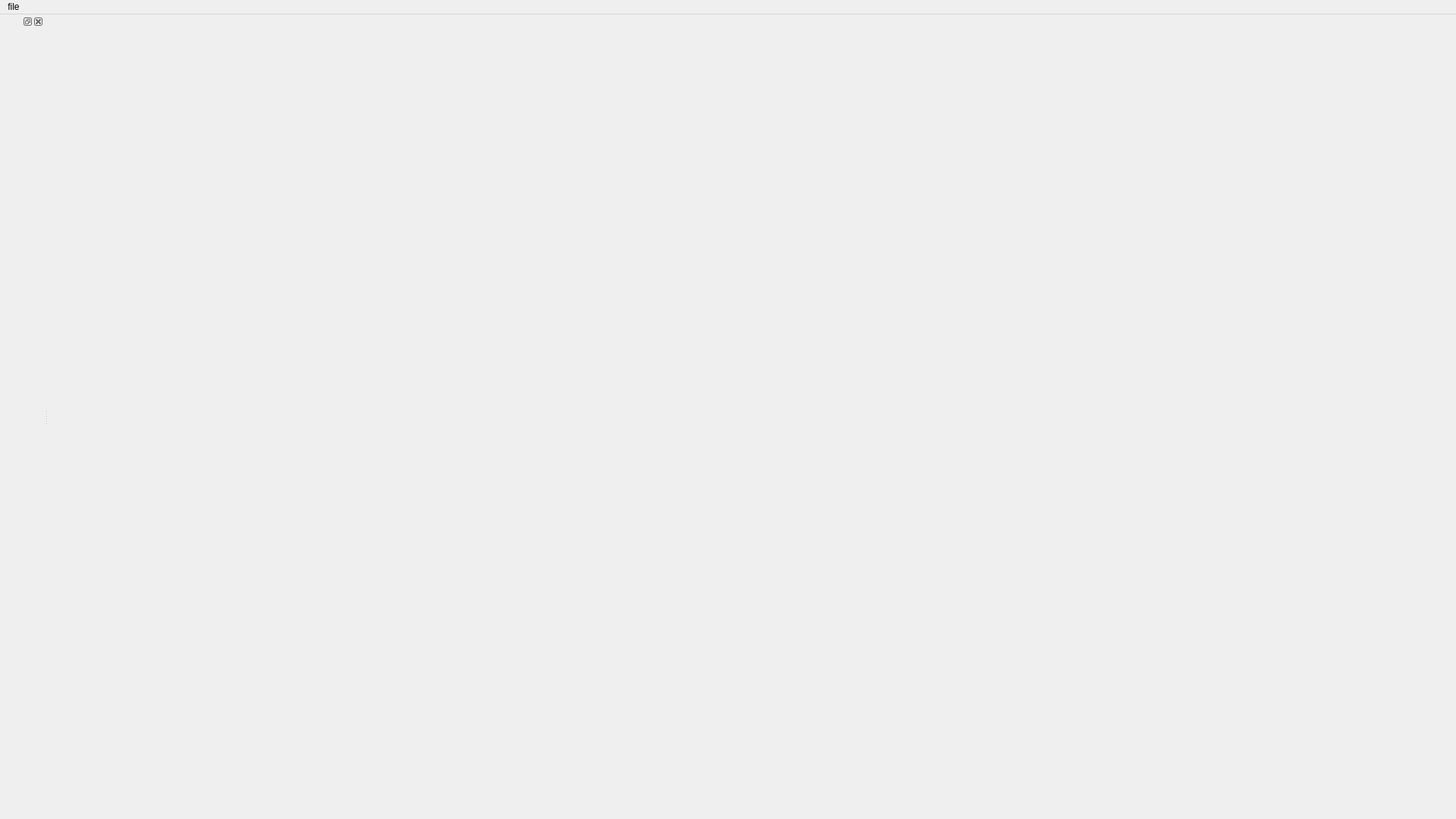
<?xml version="1.0" encoding="UTF-8"?>
<ui version="4.0">
 <class>MainWindow</class>
 <widget class="QMainWindow" name="MainWindow">
  <property name="geometry">
   <rect>
    <x>0</x>
    <y>0</y>
    <width>1920</width>
    <height>1080</height>
   </rect>
  </property>
  <property name="windowTitle">
   <string>MainWindow</string>
  </property>
  <widget class="QWidget" name="centralwidget"/>
  <widget class="QMenuBar" name="menubar">
   <property name="geometry">
    <rect>
     <x>0</x>
     <y>0</y>
     <width>1920</width>
     <height>35</height>
    </rect>
   </property>
   <widget class="QMenu" name="menufile">
    <property name="title">
     <string>file</string>
    </property>
    <addaction name="saveBufferAction"/>
    <addaction name="openFileAction"/>
    <addaction name="createBufferAction"/>
    <addaction name="saveBufferAsAction"/>
   </widget>
   <addaction name="menufile"/>
  </widget>
  <widget class="QDockWidget" name="listDock">
   <attribute name="dockWidgetArea">
    <number>1</number>
   </attribute>
   <widget class="QWidget" name="leftDock"/>
  </widget>
  <action name="actiona">
   <property name="text">
    <string>a</string>
   </property>
  </action>
  <action name="actionb">
   <property name="text">
    <string>b</string>
   </property>
  </action>
  <action name="saveBufferAction">
   <property name="text">
    <string>save</string>
   </property>
  </action>
  <action name="openFileAction">
   <property name="text">
    <string>open</string>
   </property>
  </action>
  <action name="createBufferAction">
   <property name="text">
    <string>new</string>
   </property>
  </action>
  <action name="saveBufferAsAction">
   <property name="text">
    <string>save as ...</string>
   </property>
  </action>
 </widget>
 <resources/>
 <connections/>
</ui>
